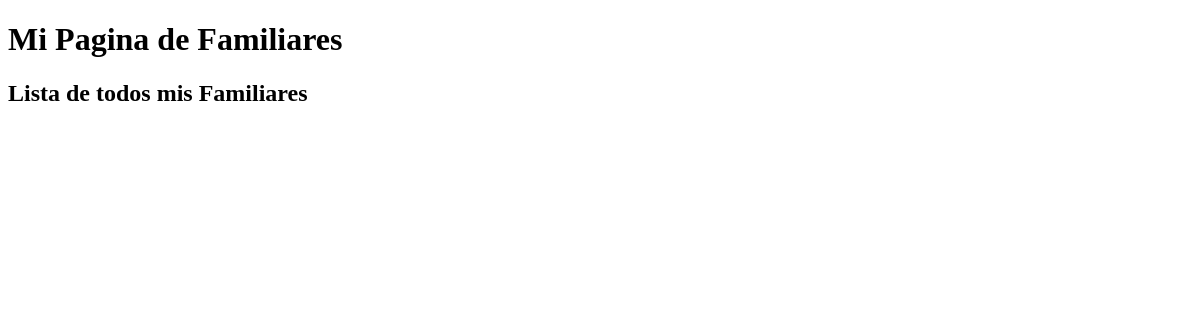
The page /mi-familia/ on the database as committed earlier.
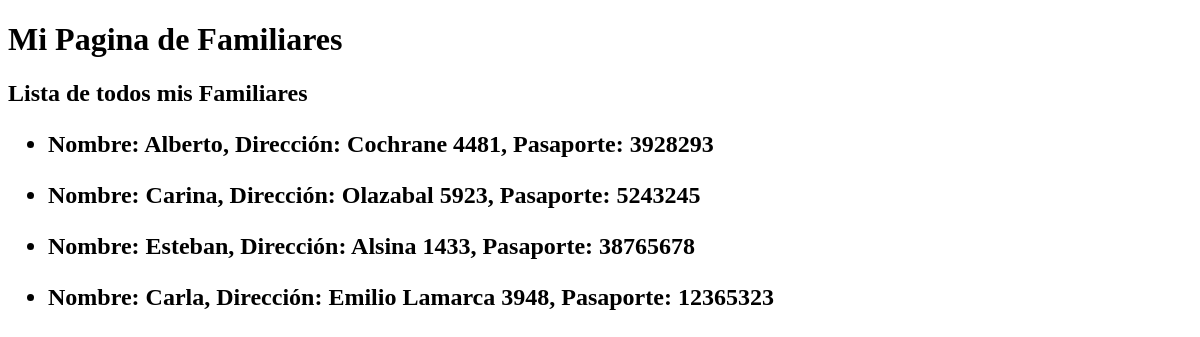
The same page on the database as committed later.
### AppLucas/models.py (models this page shows)
class Familiar(models.Model):
    nombre = models.CharField(max_length=100)
    direccion = models.CharField(max_length=200)
    numero_pasaporte = models.IntegerField()

### AppLucas/views.py (the view)
# urls.py: path('mi-familia/', monstrar_familiares),
def monstrar_familiares(request):
  lista_familiares = Familiar.objects.all()
  return render(request, "AppLucas/familiares.html", {"lista_familiares": lista_familiares}) # Esto se llama contexto

### AppLucas/Templates/AppLucas/familiares.html
{% extends 'AppLucas/base.html' %}
{% block titulo%} Lista de todos mis Familiares {% endblock %}
{% block contenido %}
  {% for familiar in lista_familiares %}
      <ul>
          <li> Nombre: {{familiar.nombre}}, Dirección: {{familiar.direccion}}, Pasaporte: {{familiar.numero_pasaporte}}</li>
      </ul>
  {% endfor %}
{% endblock %}

### AppLucas/Templates/AppLucas/base.html (shortened to what this page needs)
<!DOCTYPE html>
<html lang="en">
<head>
</head>
<body>
    <h1> Mi Pagina de Familiares </h1>
    <h2>{% block titulo %}{% endblock %}<h2>
    {% block contenido %}{% endblock %}
</body>
</html>

Rows that differ between the two databases and show on the page:
added Familiar: nombre "Alberto", direccion "Cochrane 4481", numero_pasaporte "3928293"
added Familiar: nombre "Carina", direccion "Olazabal 5923", numero_pasaporte "5243245"
added Familiar: nombre "Esteban", direccion "Alsina 1433", numero_pasaporte "38765678"
added Familiar: nombre "Carla", direccion "Emilio Lamarca 3948", numero_pasaporte "12365323"
